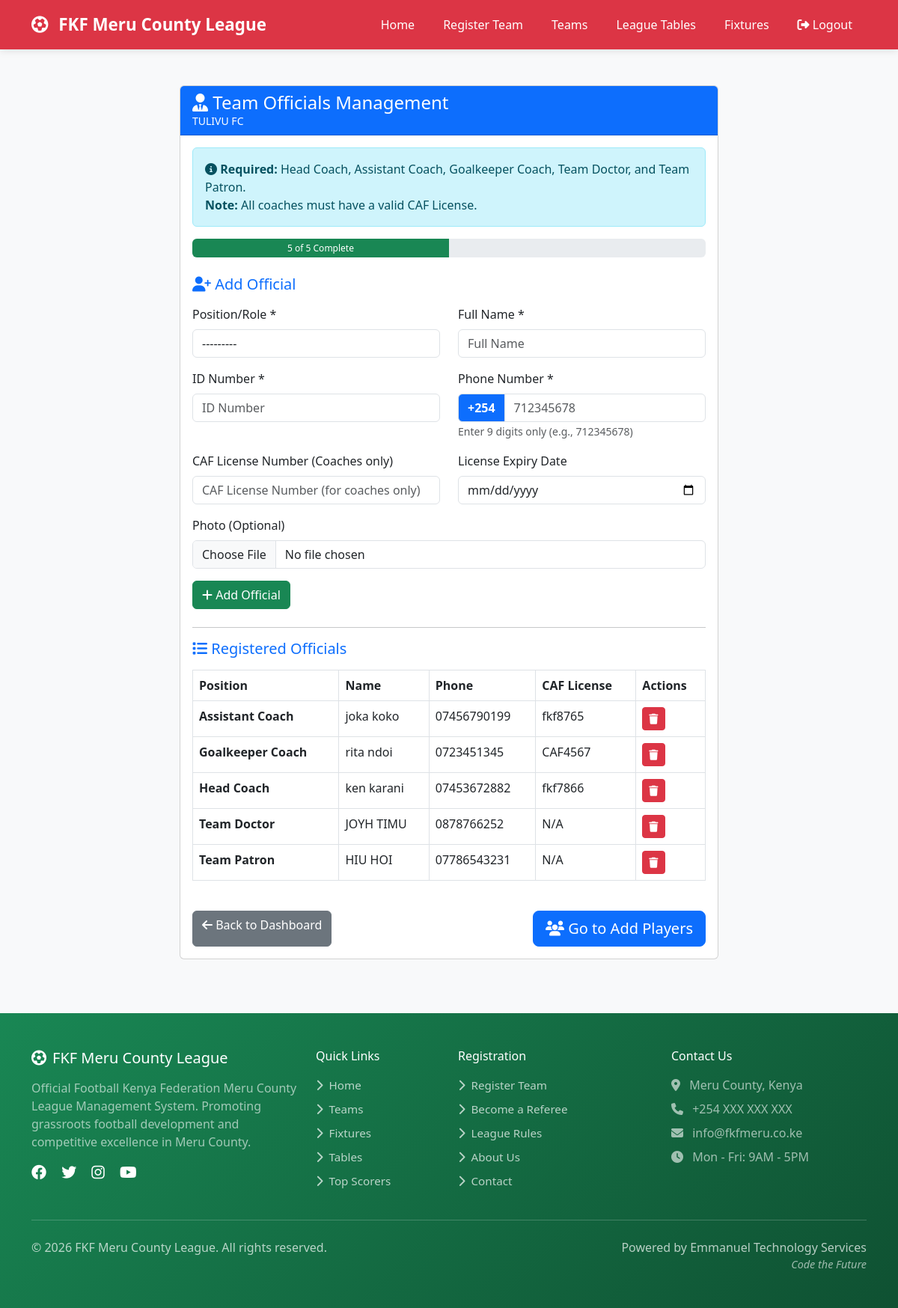
/teams/team-officials/ (signed in), run on the app's committed database.
### teams/models.py (models this page shows, shortened)
class Team(models.Model):
    STATUS_CHOICES = [
        ('pending', 'Pending'),
        ('approved', 'Approved'),
        ('rejected', 'Rejected'),
        ('suspended', 'Suspended'),
    ]
    team_name = models.CharField(max_length=200, unique=True)
    team_code = models.CharField(max_length=20, unique=True, blank=True)
    logo = models.ImageField(upload_to='team_logos/', blank=True, null=True)
    location = models.CharField(max_length=200)
    home_ground = models.CharField(max_length=200)
    map_location = models.URLField(blank=True)
    latitude = models.DecimalField(max_digits=9, decimal_places=6, blank=True, null=True)
    longitude = models.DecimalField(max_digits=9, decimal_places=6, blank=True, null=True)
    contact_person = models.CharField(max_length=100)
    phone_number = models.CharField(
        max_length=13,
        unique=True,
        validators=[validate_kenya_phone],
        help_text="Must be +254 followed by 9 digits (e.g., +254712345678)"
    )
    email = models.EmailField(blank=True, unique=True)
    zone = models.ForeignKey(Zone, on_delete=models.SET_NULL, null=True, blank=True)
    status = models.CharField(max_length=20, choices=STATUS_CHOICES, default='pending')
    manager = models.ForeignKey(
        settings.AUTH_USER_MODEL,
        on_delete=models.SET_NULL,
        null=True,
        blank=True,
        related_name='managed_teams'
    )
    payment_status = models.BooleanField(default=False)
    payment_date = models.DateField(blank=True, null=True)
    home_jersey_color = models.CharField(max_length=50, blank=True, default='#dc3545')
    home_shorts_color = models.CharField(max_length=50, blank=True, default='#ffffff')
    home_socks_color = models.CharField(max_length=50, blank=True, default='#dc3545')
    away_jersey_color = models.CharField(max_length=50, blank=True, default='#ffffff')
    away_shorts_color = models.CharField(max_length=50, blank=True, default='#dc3545')
    away_socks_color = models.CharField(max_length=50, blank=True, default='#ffffff')
    third_jersey_color = models.CharField(max_length=50, blank=True)
    third_shorts_color = models.CharField(max_length=50, blank=True)
    third_socks_color = models.CharField(max_length=50, blank=True)
    gk_home_jersey_color = models.CharField(max_length=50, blank=True, default='#28a745')
    gk_home_shorts_color = models.CharField(max_length=50, blank=True, default='#28a745')
    gk_home_socks_color = models.CharField(max_length=50, blank=True, default='#28a745')
    gk_away_jersey_color = models.CharField(max_length=50, blank=True, default='#ffc107')
    gk_away_shorts_color = models.CharField(max_length=50, blank=True, default='#ffc107')
    gk_away_socks_color = models.CharField(max_length=50, blank=True, default='#ffc107')
    gk_third_jersey_color = models.CharField(max_length=50, blank=True)
    gk_third_shorts_color = models.CharField(max_length=50, blank=True)
    gk_third_socks_color = models.CharField(max_length=50, blank=True)
    kit_colors_set = models.BooleanField(default=False)
    kit_setup_prompt_shown = models.BooleanField(default=False)
    home_kit_image = models.ImageField(upload_to='kit_images/', blank=True, null=True,
                                      help_text="Upload home kit design/image")
    away_kit_image = models.ImageField(upload_to='kit_images/', blank=True, null=True,
                                      help_text="Upload away kit design/image")
    third_kit_image = models.ImageField(upload_to='kit_images/', blank=True, null=True,
                                       help_text="Upload third kit design/image")
    gk_home_kit_image = models.ImageField(upload_to='kit_images/', blank=True, null=True,
                                         help_text="Upload GK home kit design/image")
    gk_away_kit_image = models.ImageField(upload_to='kit_images/', blank=True, null=True,
                                         help_text="Upload GK away kit design/image")
    gk_third_kit_image = models.ImageField(upload_to='kit_images/', blank=True, null=True,
                                          help_text="Upload GK third kit design/image")
    registration_date = models.DateTimeField(auto_now_add=True)
    class Meta:
        ordering = ['team_name']

class TeamOfficial(models.Model):
    POSITION_CHOICES = [
        ('head_coach', 'Head Coach'),
        ('assistant_coach', 'Assistant Coach'),
        ('goalkeeper_coach', 'Goalkeeper Coach'),
        ('team_doctor', 'Team Doctor'),
        ('team_patron', 'Team Patron'),
    ]
    team = models.ForeignKey(
        Team,
        on_delete=models.CASCADE,
        related_name='officials'
    )
    position = models.CharField(max_length=20, choices=POSITION_CHOICES)
    full_name = models.CharField(max_length=200)
    id_number = models.CharField(max_length=20)
    phone_number = models.CharField(max_length=20)
    caf_license_number = models.CharField(
        max_length=50,
        blank=True,
        verbose_name="CAF License Number",
        help_text="Required for coaches"
    )
    license_expiry_date = models.DateField(
        blank=True,
        null=True,
        verbose_name="License Expiry Date"
    )
    photo = models.ImageField(
        upload_to='official_photos/',
        blank=True,
        null=True
    )
    registration_date = models.DateTimeField(auto_now_add=True)
    is_suspended = models.BooleanField(default=False)
    suspension_reason = models.TextField(blank=True, help_text="Reason for suspension")
    suspension_matches = models.IntegerField(default=0, help_text="Number of matches suspended")
    suspension_end = models.DateField(null=True, blank=True)
    class Meta:
        ordering = ['team', 'position']
        unique_together = ['team', 'position']

### teams/views.py (the view, shortened to what this page needs)
# urls.py: path('team-officials/', views.team_officials, name='team_officials'),
@login_required
def team_officials(request):
    team = Team.objects.filter(manager=request.user, status='approved').first()
    if not team:
        messages.error(request, "You don't have an approved team.")
        return redirect('dashboard')
    officials = TeamOfficial.objects.filter(team=team).order_by('position')
    filled_positions = officials.values_list('position', flat=True)
    required_positions = ['head_coach', 'assistant_coach', 'goalkeeper_coach', 'team_doctor', 'team_patron']
    missing_positions = [pos for pos in required_positions if pos not in filled_positions]
    form = TeamOfficialForm()
    context = {
        'team': team,
        'officials': officials,
        'form': form,
        'missing_positions': missing_positions,
        'filled_count': officials.count(),
        'total_required': len(required_positions),
    }
    return render(request, 'teams/team_officials.html', context)

### templates/teams/team_officials.html (shortened to what this page needs)
{% extends "base.html" %}
{% block content %}
<div class="container mt-4">
    <div class="row">
        <div class="col-md-8 mx-auto">
            <div class="card">
                <div class="card-header bg-primary text-white">
                    <h4 class="mb-0"><i class="fas fa-user-tie"></i> Team Officials Management</h4>
                    <p class="mb-0 small">{{ team.team_name }}</p>
                </div>
                <div class="card-body">
                    <div class="alert alert-info">
                        <i class="fas fa-info-circle"></i>
                        <strong>Required:</strong> Head Coach, Assistant Coach, Goalkeeper Coach, Team Doctor, and Team Patron.
                        <br><strong>Note:</strong> All coaches must have a valid CAF License.
                    </div>
                    <div class="mb-4">
                        <div class="progress" style="height: 25px;">
                            <div class="progress-bar bg-success" role="progressbar"
                                 style="width: {{ filled_count|add:'0' }}0%"
                                 aria-valuenow="{{ filled_count }}" aria-valuemin="0" aria-valuemax="{{ total_required }}">
                                {{ filled_count }} of {{ total_required }} Complete
                            </div>
                        </div>
                    </div>
                    <form method="POST" enctype="multipart/form-data" class="mb-4">
                        <h5 class="text-primary mb-3"><i class="fas fa-user-plus"></i> Add Official</h5>
                        <div class="row">
                            <div class="col-md-6 mb-3">
                                <label class="form-label">Position/Role *</label>
                                {{ form.position }}
                            </div>
                            <div class="col-md-6 mb-3">
                                <label class="form-label">Full Name *</label>
                                {{ form.full_name }}
                            </div>
                        </div>
                        <div class="row">
                            <div class="col-md-6 mb-3">
                                <label class="form-label">ID Number *</label>
                                {{ form.id_number }}
                            </div>
                            <div class="col-md-6 mb-3">
                                <label class="form-label">Phone Number *</label>
                                <div class="input-group">
                                    <span class="input-group-text fw-bold bg-primary text-white">+254</span>
                                    {{ form.phone_digits }}
                                </div>
                                <small class="form-text text-muted">Enter 9 digits only (e.g., 712345678)</small>
                            </div>
                        </div>
                        <div class="row">
                            <div class="col-md-6 mb-3">
                                <label class="form-label">CAF License Number (Coaches only)</label>
                                {{ form.caf_license_number }}
                            </div>
                            <div class="col-md-6 mb-3">
                                <label class="form-label">License Expiry Date</label>
                                {{ form.license_expiry_date }}
                            </div>
                        </div>
                        <div class="mb-3">
                            <label class="form-label">Photo (Optional)</label>
                            {{ form.photo }}
                        </div>
                        <button type="submit" class="btn btn-success">
                            <i class="fas fa-plus"></i> Add Official
                        </button>
                    </form>
                    <hr>
                    <h5 class="text-primary mb-3"><i class="fas fa-list"></i> Registered Officials</h5>
                    {% if officials %}
                    <div class="table-responsive">
                        <table class="table table-bordered">
                            <thead>
                                <tr>
                                    <th>Position</th>
                                    <th>Name</th>
                                    <th>Phone</th>
                                    <th>CAF License</th>
                                    <th>Actions</th>
                                </tr>
                            </thead>
                            <tbody>
                                {% for official in officials %}
                                <tr>
                                    <td><strong>{{ official.get_position_display }}</strong></td>
                                    <td>{{ official.full_name }}</td>
                                    <td>{{ official.phone_number }}</td>
                                    <td>{{ official.caf_license_number|default:"N/A" }}</td>
                                    <td>
                                        <a href="{% url 'teams:delete_official' official.id %}"
                                           class="btn btn-sm btn-danger"
                                           onclick="return confirm('Remove this official?')">
                                            <i class="fas fa-trash"></i>
                                        </a>
                                    </td>
                                </tr>
                                {% endfor %}
                            </tbody>
                        </table>
                    </div>
                    {% else %}
                    <div class="alert alert-warning">
                        <i class="fas fa-exclamation-triangle"></i> No officials added yet. Please add all required positions above.
                    </div>
                    {% endif %}
                    <div class="mt-4">
                        <div class="d-flex justify-content-between">
                            <a href="{% url 'teams:team_manager_dashboard' %}" class="btn btn-secondary">
                                <i class="fas fa-arrow-left"></i> Back to Dashboard
                            </a>
                            {% if missing_positions %}
                            <button type="button" class="btn btn-warning" disabled>
                                <i class="fas fa-exclamation-triangle"></i> Complete All Positions First
                            </button>
                            {% else %}
                            <a href="{% url 'teams:add_players_approved' %}" class="btn btn-primary btn-lg">
                                <i class="fas fa-users"></i> Go to Add Players
                            </a>
                            {% endif %}
                        </div>
                    </div>
                </div>
            </div>
        </div>
    </div>
</div>
{% endblock %}

### static/css/app.css (style rules this page uses)
:root { --fkf-primary: #dc3545; --fkf-accent: #198754; }
body { -webkit-font-smoothing: antialiased; -moz-osx-font-smoothing: grayscale; }

### templates/base.html (style rules this page uses)
:root { --primary-red: #DC3545; --primary-green: #198754; --primary-white: #FFFFFF; --primary-black: #212529; --hover-green: #28a745; }
body { font-family: 'Segoe UI', Tahoma, Geneva, Verdana, sans-serif; background-color: #f8f9fa; display: flex; flex-direction: column; min-height: 100vh; margin: 0; padding: 0; }

### data on the page
Team: team_name "TULIVU FC"
TeamOfficial: position "Assistant Coach", full_name "joka koko", phone_number "07456790199", caf_license_number "fkf8765"
TeamOfficial: position "Goalkeeper Coach", full_name "rita ndoi", phone_number "0723451345", caf_license_number "CAF4567"
TeamOfficial: position "Head Coach", full_name "ken karani", phone_number "07453672882", caf_license_number "fkf7866"
TeamOfficial: position "Team Doctor", full_name "JOYH TIMU", phone_number "0878766252", caf_license_number "N/A"
TeamOfficial: position "Team Patron", full_name "HIU HOI", phone_number "07786543231", caf_license_number "N/A"

### other printed values
{{ filled_count }} "5"
{{ total_required }} "5"
